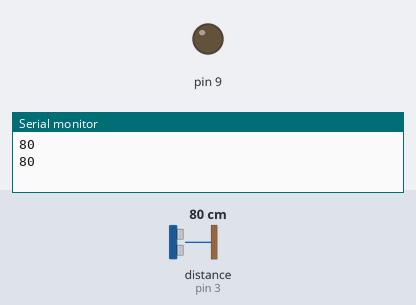
The sketch below on a simulated Arduino Uno, built with avr-gcc and run on an emulated ATmega328P. Parts: output pins drawn as LEDs (lit = HIGH), the last lines printed to the serial monitor. Dashed ring = blinking. Inputs (shaded band) come from the test bench; at power-on: distance to the obstacle (sensor on pin 3) 80 cm. The echo pulse lasts 58.3 µs per cm.

Above: at 1.6 s.
1.7 s: distance to the obstacle (sensor on pin 3) set to 42 cm
3.6 s: distance to the obstacle (sensor on pin 3) set to 37 cm
At 4.21 s:
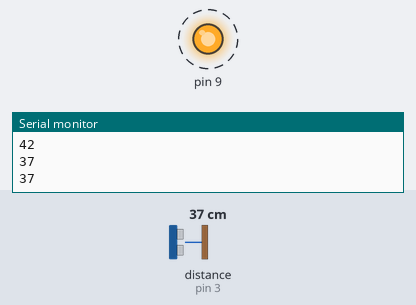
7.1 s: distance to the obstacle (sensor on pin 3) set to 60 cm
At 7.1 s:
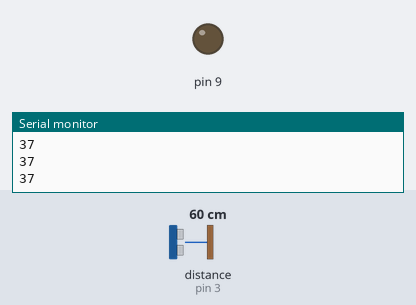
8.6 s: distance to the obstacle (sensor on pin 3) set to 35 cm
At 8.95 s:
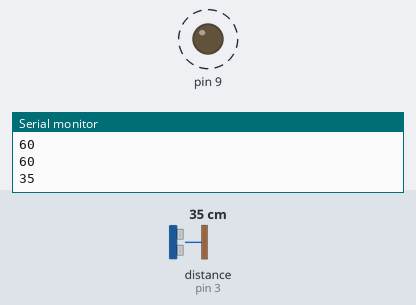
Timing chart, 0 to 13.1 s (numbered marks = the images above; inputs shaded):
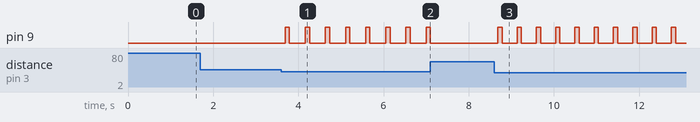

The sketch:

____.ino
```cpp
#include <HCSR04.h>

HCSR04 hc(2, 3);//initialisation class HCSR04 (trig pin , echo pin)

void setup()
{
  Serial.begin(9600);
  pinMode(9, OUTPUT);
}

void loop()
{
  int dist = hc.dist();
  Serial.println( dist );
  if( dist < 40 ){
      digitalWrite(9, HIGH);
      delay(100);
      digitalWrite(9, LOW);
  }
  if (dist < 1000)
      delay(dist*10);
}
```

Measured:
- the behaviour switches between 40 and 39 cm on distance to the obstacle (sensor on pin 3) (found by bisection; images 0 and 1)
- after the input at 3.6 s, pin 9: alternates HIGH for 0.10 s and LOW for 0.37 s, starting after 0.09 s
- after the input at 7.1 s, pin 9: stops changing and stays LOW
- after the input at 8.6 s, pin 9: alternates HIGH for 0.10 s and LOW for 0.35 s, starting after 0.08 s
